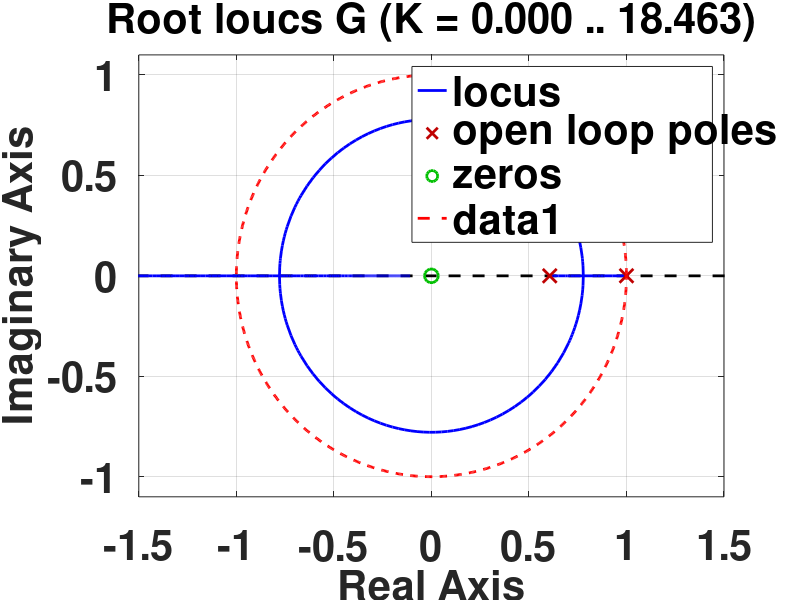

This chart was generated by the following MATLAB code:

clear all; close all;
G=zpk([0],[0.6065,1],0.3935);
%G=zpk([0],[0.3679,1],0.6321);
%G=zpk([0],[0.1353,1],0.8647);
figure();
set(gcf, 'Position',  [0, 0, 1900, 1100])
rlocus(G)
n = 1000; 
theta = linspace(0, 2*pi, n);
x = cos(theta);
y = sin(theta);
hold on;
plot(x,y,'r--')
hold off;
axis([-1.5 1.5 -1.1 1.1]);
%xlabel('k');
%ylabel('c(k)');
set(findall(gcf,'Type','line'),'LineWidth',2);
set(gca,'FontSize',30,'fontWeight','bold');
set(findall(gcf,'type','text'),'FontSize',30,'fontWeight','bold');



